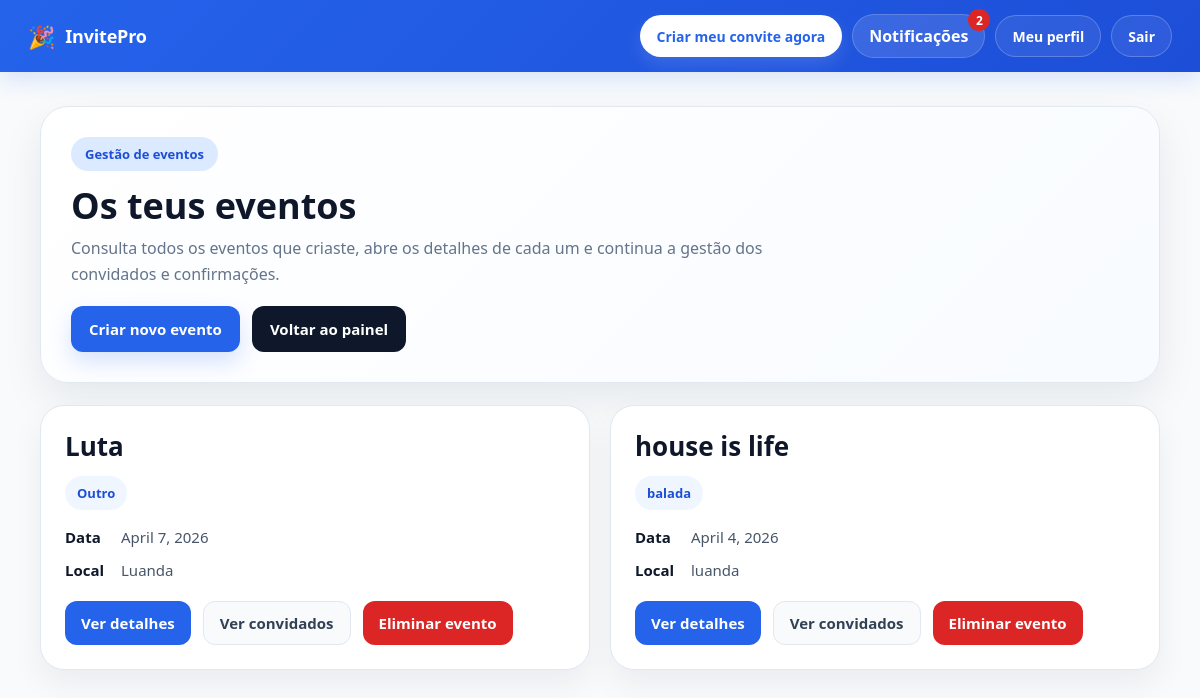
/event/ (signed in), run on an earlier commit of the app's database.
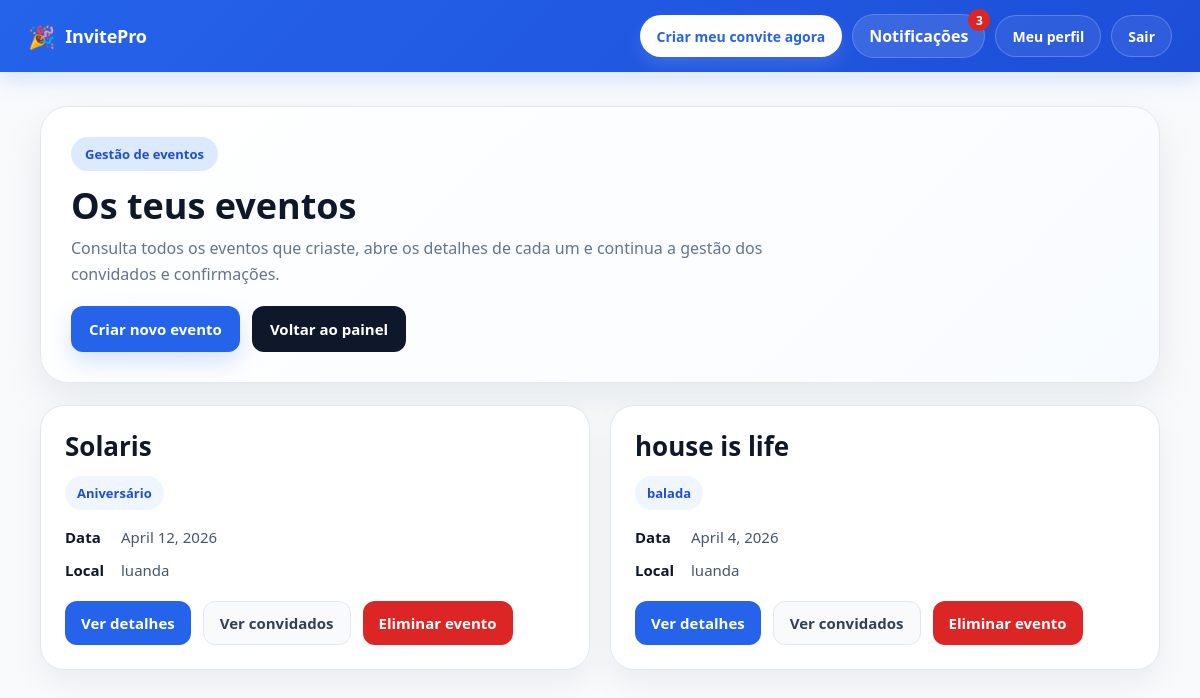
And on a later commit of the database.
### events/models.py (models this page shows, shortened)
class Event(models.Model):
    EVENT_TYPE_CHOICES = [
        ('aniversario', 'Aniversário'),
        ('casamento', 'Casamento'),
        ('noivado', 'Noivado'),
        ('baptizado', 'Baptizado'),
        ('cha_de_bebe', 'Chá de bebé'),
        ('formatura', 'Formatura'),
        ('conferencia', 'Conferência'),
        ('reuniao', 'Reunião'),
        ('evento_corporativo', 'Evento corporativo'),
        ('outro', 'Outro'),
    ]
    owner = models.ForeignKey(User, on_delete=models.CASCADE, null=True, blank=True)
    name = models.CharField(max_length=255)
    event_type = models.CharField(max_length=50, choices=EVENT_TYPE_CHOICES, default='outro')
    date = models.DateField()
    location = models.CharField(max_length=255, blank=True, null=True)
    description = models.TextField(blank=True, null=True)
    allowed_companions = models.PositiveIntegerField(default=0)
    @property
    def event_type_label(self):
        event_type_map = dict(self.EVENT_TYPE_CHOICES)
        return event_type_map.get(self.event_type, self.event_type)

### events/views.py (the view)
# urls.py: path('', views.event_list, name='event_list'),
@login_required
def event_list(request):
    events = Event.objects.filter(owner=request.user).order_by('-date')
    return render(request, 'events/event_list.html', {'events': events})

### notifications/context_processors.py (called while the page is built)
def notification_count(request):
    if request.user.is_authenticated:
        unread_count = Notification.objects.filter(
            user=request.user,
            is_read=False
        ).count()
    else:
        unread_count = 0
    return {
        'unread_notifications_count': unread_count
    }

### events/templates/events/event_list.html (shortened to what this page needs)
{% extends "base.html" %}
{% block content %}
<div class="events-wrapper">
    <div class="hero-card">
        <div class="hero-top">
            <div>
                <div class="hero-badge"> Gestão de eventos</div>
                <h1 class="hero-title">Os teus eventos</h1>
                <p class="hero-subtitle">
                    Consulta todos os eventos que criaste, abre os detalhes de cada um e continua a gestão dos convidados e confirmações.
                </p>
            </div>
            <div class="hero-actions">
                <a href="/create/" class="hero-btn primary"> Criar novo evento</a>
                <a href="/" class="hero-btn secondary"> Voltar ao painel</a>
            </div>
        </div>
    </div>
    {% if events %}
        <div class="events-grid">
            {% for event in events %}
                <div class="event-card">
                    <div class="event-card-top">
                        <h2 class="event-title">
                            <a href="/event/{{ event.id }}/">{{ event.name }}</a>
                        </h2>
                        <div class="event-badge">{{ event.event_type_label }}</div>
                        <div class="event-meta">
                            <div class="event-meta-item">
                                <span class="event-meta-label">Data</span>
                                <span>{{ event.date }}</span>
                            </div>
                            <div class="event-meta-item">
                                <span class="event-meta-label">Local</span>
                                <span>{{ event.location }}</span>
                            </div>
                        </div>
                    </div>
             <div class="event-actions">
    <a href="/event/{{ event.id }}/" class="event-btn primary">Ver detalhes</a>
    <a href="{% url 'event_guests' event.id %}" class="event-btn light">Ver convidados</a>
    <a href="{% url 'delete_event' event.id %}"
       class="event-btn danger"
       onclick="return confirm('Tens a certeza que queres eliminar este evento?');">
        Eliminar evento
    </a>
</div>
                </div>
            {% endfor %}
        </div>
    {% endif %}
</div>
{% endblock %}

What changed in the data, as far as the page shows it:
removed Event: name "Luta", event_type_label "Outro", date "April 7, 2026", location "Luanda"
added Event: name "Solaris", event_type_label "Aniversário", date "April 12, 2026", location "luanda"
Also different on the page:
{{ unread_notifications_count }}: "2" → "3"
